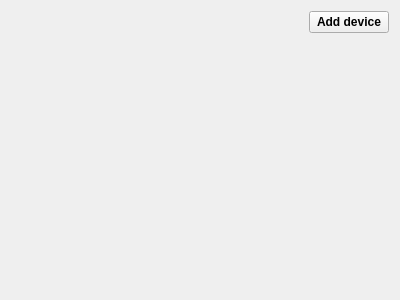
<?xml version="1.0" encoding="UTF-8"?>
<ui version="4.0">
 <class>DevicesWindow</class>
 <widget class="QWidget" name="DevicesWindow">
  <property name="geometry">
   <rect>
    <x>0</x>
    <y>0</y>
    <width>400</width>
    <height>300</height>
   </rect>
  </property>
  <property name="windowTitle">
   <string>Dialog</string>
  </property>
  <layout class="QGridLayout" name="gridLayout">
   <item row="0" column="1">
    <widget class="QPushButton" name="addDevice">
     <property name="font">
      <font>
       <weight>75</weight>
       <bold>true</bold>
      </font>
     </property>
     <property name="text">
      <string>Add device</string>
     </property>
    </widget>
   </item>
   <item row="0" column="0">
    <spacer name="horizontalSpacer">
     <property name="orientation">
      <enum>Qt::Horizontal</enum>
     </property>
     <property name="sizeHint" stdset="0">
      <size>
       <width>40</width>
       <height>20</height>
      </size>
     </property>
    </spacer>
   </item>
   <item row="1" column="0" colspan="2">
    <layout class="QGridLayout" name="devices"/>
   </item>
   <item row="2" column="0" colspan="2">
    <spacer name="verticalSpacer">
     <property name="orientation">
      <enum>Qt::Vertical</enum>
     </property>
     <property name="sizeHint" stdset="0">
      <size>
       <width>20</width>
       <height>40</height>
      </size>
     </property>
    </spacer>
   </item>
  </layout>
 </widget>
 <resources/>
 <connections/>
</ui>
